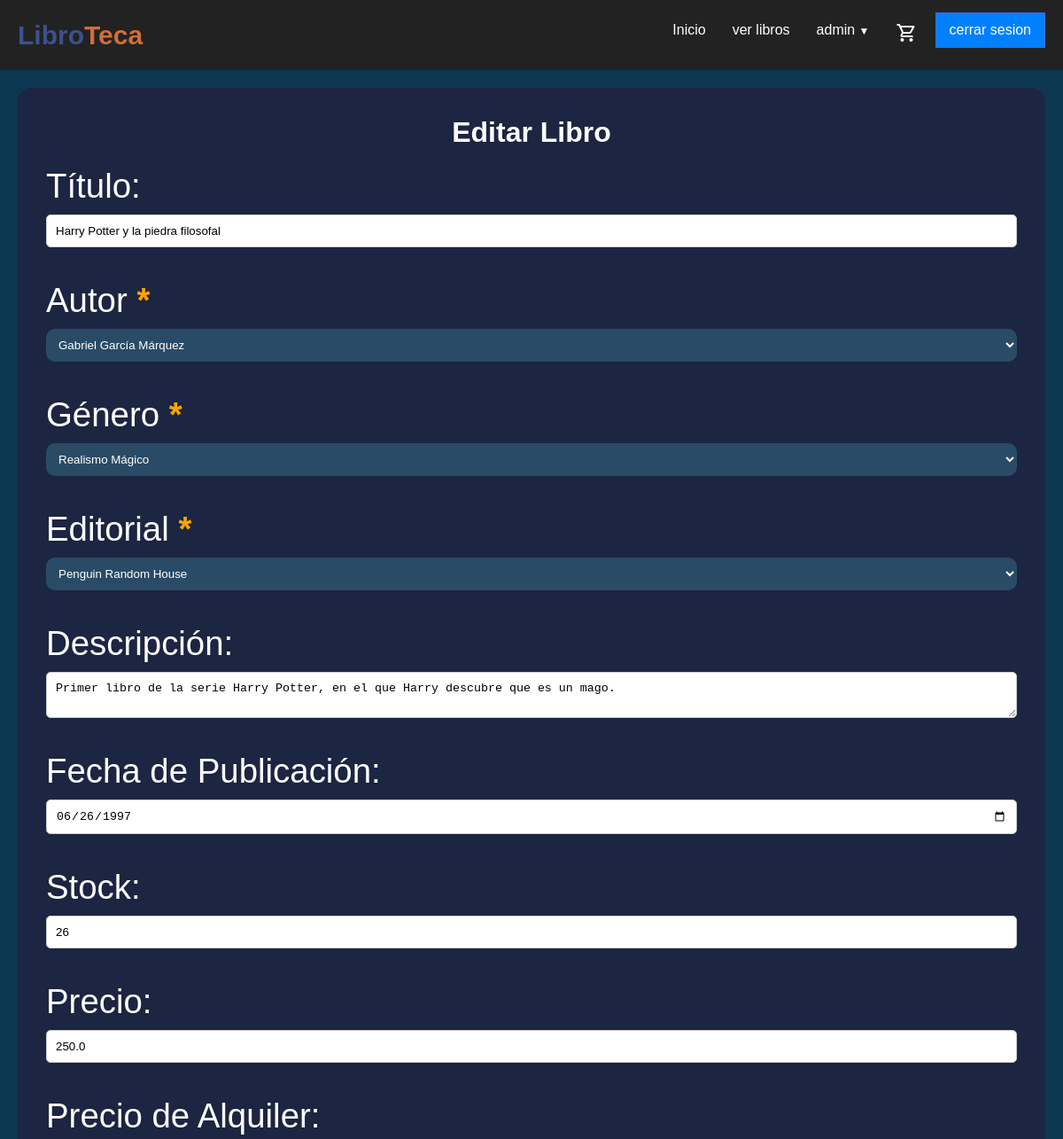
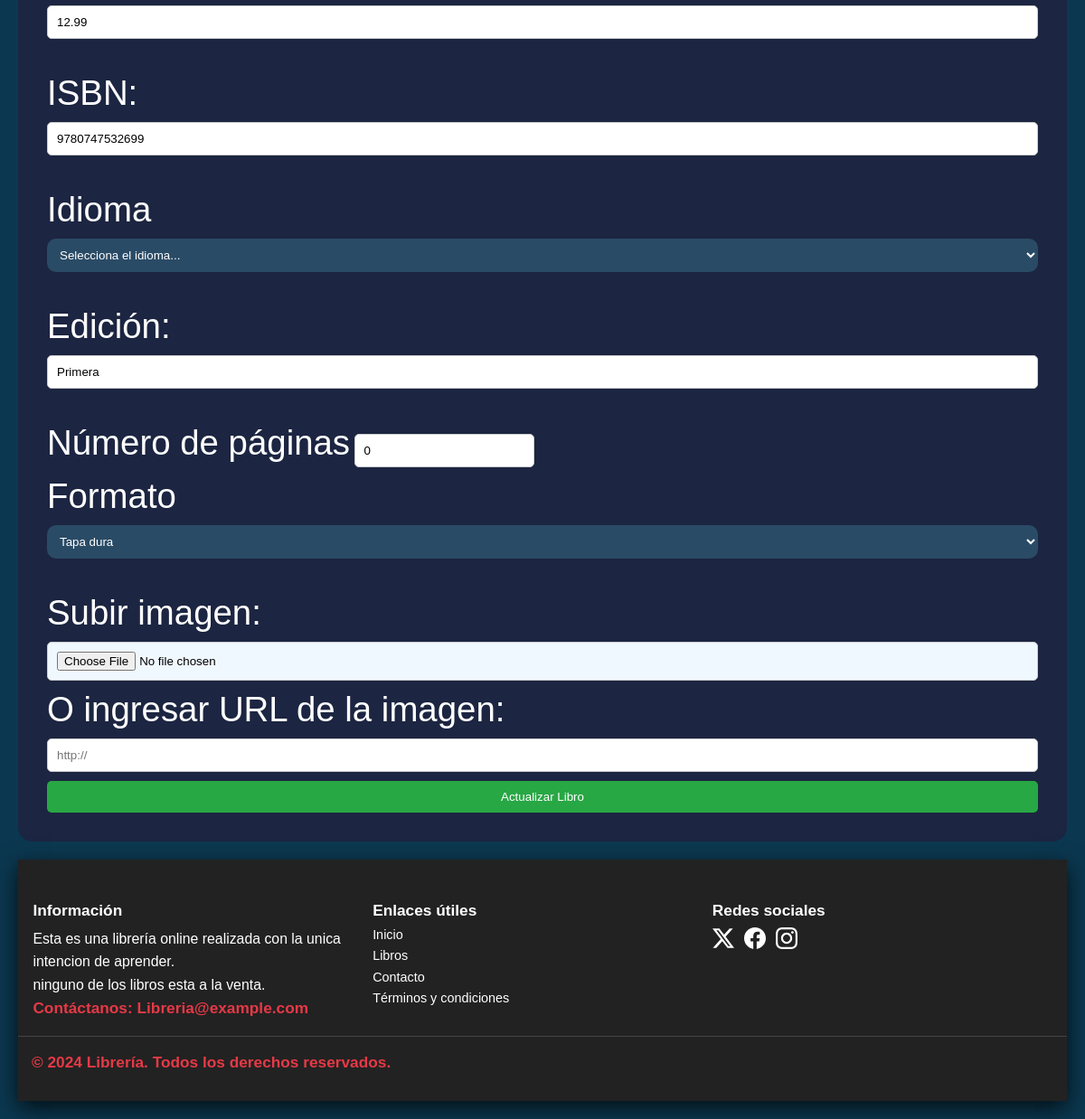
The app's page /editarlibro/3 (signed in) with its own data (2 pictures, top to bottom).
### models/controladordatabase.py (models this page shows, shortened)
class Libros(db.Model):
    __tablename__ = 'Libros'
    id = db.Column(db.Integer, primary_key=True)
    titulo = db.Column(db.String(100), nullable=False)
    descripcion = db.Column(db.Text, nullable=True)
    fecha_emision = db.Column(db.Text, nullable=False, default=date.today)
    stock = db.Column(db.Integer, nullable=False)
    precio = db.Column(db.Float, nullable=False)
    precio_alquiler = db.Column(db.Float, nullable=True)
    img = db.Column(db.String(200), nullable=True, default="sinimagen.jpg")
    id_autor = db.Column(db.Integer, db.ForeignKey('Autores.id'), nullable=False)
    id_genero = db.Column(db.Integer, db.ForeignKey('Generos.id'), nullable=False)
    id_editorial = db.Column(db.Integer, db.ForeignKey('Editorial.id'), nullable=True)
    isbn = db.Column(db.String(13), unique=True, nullable=True)
    idioma = db.Column(db.String(50), nullable=True)
    edicion = db.Column(db.String(50), nullable=True)
    paginas = db.Column(db.Integer, nullable=True)
    fecha_publicacion = db.Column(db.Text, nullable=True,  default=date.today)
    formato = db.Column(db.Enum('Tapa dura', 'Tapa blanda', 'eBook', 'Audiolibro', 'Otro'), nullable=True)
    calificacion_promedio = db.Column(db.Float, nullable=True, default=0.0)
    prestamos = db.relationship('Prestamo', backref='libro', lazy=True)
    comentarios = db.relationship('Comentario', backref='libro', lazy=True)

### routes/libros.py (the view, shortened to what this page needs)
@libros.route('/editarlibro/<int:id>', methods=['POST', 'GET'])
@admin_required
def editarlibro(id):
    libro = Libros.query.get_or_404(id)
    autores = Autor.query.all()
    generos = Genero.query.all()
    editoriales = Editorial.query.all()
    return render_template('libros/editarlibro.html', libro=libro, autores=autores, generos=generos, editoriales=editoriales)

### routes/login.py (called while the page is built)
def admin_required(f):
    @wraps(f)
    def decorated_function(*args, **kwargs):
        if "nombre" not in session:
            flash("Acceso denegado: Debes iniciar sesión.")
            return redirect(url_for('user.index_login'))
        if session.get('rol') != 'admin':
            flash("Acceso denegado: Se requiere rol de administrador.")
            return redirect(url_for('libros.bienvenida'))
        return f(*args, **kwargs)
    return decorated_function

### templates/libros/editarlibro.html (shortened to what this page needs)
{% extends 'layout.html' %}
{% block content %}
<body>
    <div class="container">
    <h1>Editar Libro</h1>
    <form action="{{ url_for('libros.editarlibro', id=libro.id) }}" method="POST" enctype="multipart/form-data">
        <label for="titulo">Título:</label>
        <input type="search" name="titulo" value="{{ libro.titulo }}" class="input_field" required><br>
     <label for="autor">Autor <strong style="color: orange;">*</strong></label>
     <select name="autor" id="autor_select" class="input_field" required>
         {% for autor in autores %}
         <option value="{{ autor.id }}">{{ autor.nombre }} {{ autor.apellido }}</option>
         {% endfor %}
     </select><br>
     <label for="genero">Género <strong style="color: orange;">*</strong></label>
     <select name="genero" id="genero_select" class="input_field" required>
         {% for genero in generos %}
         <option value="{{ genero.id }}">{{ genero.nombre }}</option>
         {% endfor %}
     </select><br>
     <label for="editorial">Editorial <strong style="color: orange;">*</strong></label>
     <select name="editorial" id="editorial_select" class="input_field" required>
         {% for editorial in editoriales %}
         <option value="{{ editorial.id }}">{{ editorial.nombre }}</option>
         {% endfor %}
     </select><br>
        <label for="descripcion">Descripción:</label>
        <textarea name="descripcion"  class="input_field">{{ libro.descripcion }}</textarea><br>
        <label for="fecha_publicacion">Fecha de Publicación:</label>
        <input type="date" name="fecha_publicacion" class="input_field" value="{{ libro.fecha_emision if libro.fecha_emision else 'Fecha Desconocida'}}" ><br>
        <label for="stock">Stock:</label>
        <input class="input_field" type="number" name="stock" value="{{ libro.stock if libro.stock else 'Desconocido'}}" required><br>
        <label for="precio">Precio:</label>
        <input class="input_field" type="number" step="0.01" name="precio" value="{{ libro.precio }}" class="input_field" required><br>
        <label for="precio_alquiler">Precio de Alquiler:</label>
        <input class="input_field" type="number" step="0.01" name="precio_alquiler" value="{{ libro.precio_alquiler if libro.precio_alquiler else '0' }}" class="input_field"><br>
        <label for="isbn">ISBN:</label>
        <input class="input_field" type="text" name="isbn" value="{{ libro.isbn if libro.isbn else '' }}" ><br>
        <label for="idioma">Idioma</label>
        <select name="idioma" class="input_field" id="idioma" onchange="mostrarNumeroPaginas()">
            <option value="" disabled selected>Selecciona el idioma...</option>
            </select><br>
        <label for="edicion">Edición:</label>
        <input class="input_field" type="text" name="edicion" value="{{ libro.edicion if libro.edicion else 'Desconocido' }}" ><br>
        <div id="campo_paginas" style="display:block;">
            <label for="paginas">Número de páginas</label>
            <input type="number" name="paginas" placeholder="Número de páginas" class="input_field" value="0"> <br>
        </div>
         <label for="formato">Formato</label>
         <select name="formato" class="input_field" id="formato" onchange="mostrarNumeroPaginas()">
             <option value="Tapa dura">Tapa dura</option>
         </select><br>
        <label for="imagen">Subir imagen:</label>
        <input class="input_field" type="file" name="imagen" id="imagen" style="background-color: aliceblue;">
        <label for="imagen_url">O ingresar URL de la imagen:</label>
        <input type="url" name="imagen_url" id="imagen_url" placeholder="http://">
        <button type="submit">Actualizar Libro</button>
    </form>
</div>
</body>
</html>
</head>
<body>
{% endblock %}

### static/css/tabla.css (style rules this page uses)
.container { max-width: 1200px; padding: 2rem; border-radius: 1rem; width: 100%; }
h1 { font-size: 2rem; color: #fff; }

### static/css/navbar.css (style rules this page uses)
* { box-sizing: border-box; padding: 0; margin: 0; }
body { font-family: sans-serif; font-size: 16px; }

### static/css/login.css (style rules this page uses)
:root { --color-azul: #0b3850; --color-azul-marino: #1C2541; --color-gris-claro: #E0E0E0; --color-blanco: #FFFFFF; --color-gris-oscuro: #333333; --color-naranja: #F4A261; --color-naranja-oscuro: #cf6f37; --primary: 237, 94%, 81%; --background: 266, 16%, 92%; --background-secondary: 256, 12%, 12%; --background-secondary-dark: 256, 10%, 10%; --background-secondary-light: 257, 11%, 16%; --text-primary: 0, 0%, 0%; --black: 0, 0%, 0%; --white: 0, 0%, 100%; --quite-gray: 0, 0%, 50%; --grooble: 10, 28%, 93%; --heading-large: 5.6rem; --heading-medium: 3.6rem; --heading-small: 2.4rem; --paragraph: 1.11rem; --navbar-buttons: 2.4rem; --transition-main: .175, .685, .32; --font-main: "Poppins"; }

### static/css/detalles.css (style rules this page uses)
* { margin: 0; padding: 0; box-sizing: border-box; }
label { color: #ffffff; font-size: var(--heading-small); }
body { background-color: var(--color-azul); }
main#main h1 { font-size: 2em; margin-bottom: 10px; color: #ffffff; text-align: center; }
button { background-color: #4c00ff; border: none; padding: 10px 20px; border-radius: 10px; cursor: pointer; color: white; }
select { padding: 10px; border-radius: 10px; background-color: #2a4b66; color: white; border: none; }

### static/css/carousel.css (style rules this page uses)
form { margin-top: 20px; display: flex; flex-direction: column; gap: 10px; }
form input, form textarea { padding: 10px; border: 1px solid #ccc; border-radius: 5px; }
button { background-color: #28a745; color: white; padding: 10px 15px; border: none; border-radius: 5px; cursor: pointer; }
.container { background-color: var(--color-azul-marino); }

### records on screen
Libros: titulo "Harry Potter y la piedra filosofal", descripcion "Primer libro de la serie Harry Potter, en el que Harry descubre que es un mago.", fecha_publicacion "06/26/1997", stock "26", precio "250.0", precio_alquiler "12.99", isbn "9780747532699", edicion "Primera"

### other values on screen
form field autor "Gabriel García Márquez"
form field genero "Realismo Mágico"
form field editorial "Penguin Random House"
